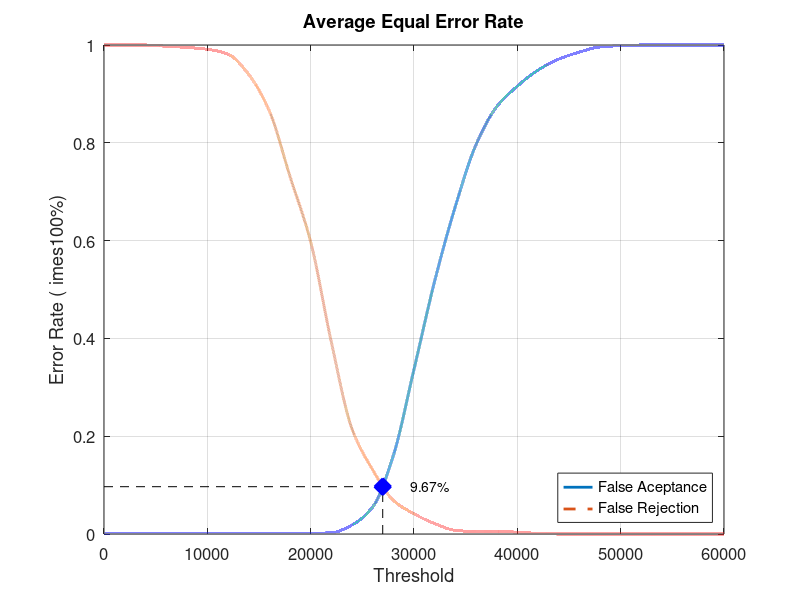
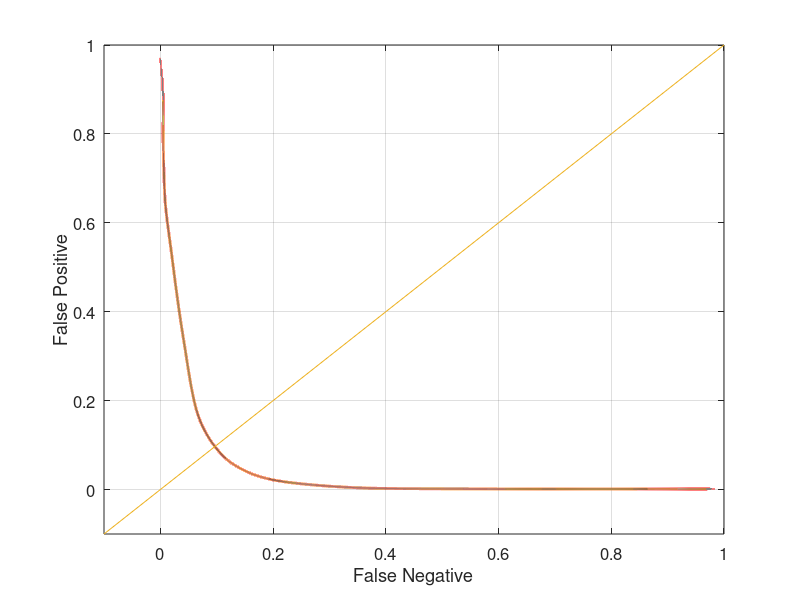

MATLAB code to generate these figures, in order:
close all;
clear;
clc;
x = 0:2000:60000;
xq = 0:0.5:60000;

y0 = [0 0.00131579 0.00131579 0.00131579 0.00131579 0.00131579 0.00131579 0.00131579 0.00131579 0.00131579 0.00131579 0.00263158 0.0184211 0.0552632 0.160526 0.336842 0.517105 0.669737 0.796053 0.873684 0.915789 0.948684 0.971053 0.985526 0.996053 0.998684 1 1 1 1 1]
yy0 = interp1(x, y0, xq, 'pchip');
y1 = [1 1 1 0.9975 0.995 0.99125 0.98125 0.94 0.865 0.73125 0.5975 0.3925 0.215 0.13125 0.06875 0.04125 0.02125 0.0075 0.005 0.005 0.00375 0.00125 0 0 0 0 0 0 0 0 0]
yy1 = interp1(x, y1, xq, 'pchip');

% Calculating EER: 
y2 = abs(y0 - y1);
find(y2 == min(y2))
yy2 = abs(yy0 - yy1);
xEER = find(yy2 == min(yy2));
xEERIndex = xq(xEER) % X-axis EER
yEER = yy0(xEER) % Y-axis EER

main = figure
plot(xq, yy0,'-','LineWidth', 2);	hold on
plot(xq, yy1,'--','LineWidth', 2);	hold on
plot([xEERIndex xEERIndex], [0 yEER], 'k--');	hold on
plot([0 xEERIndex], [yEER yEER], 'k--');	hold on
plot(xEERIndex, yEER, 'bx', 'LineWidth', 10);	hold on
text(xEERIndex + 10 * xEERIndex / 100, yEER, [num2str(round((10000 * yEER)) / 100) '%'])
legend('False Aceptance', 'False Rejection', 'Location', 'SouthEast')
xlabel('Threshold')
ylabel('Error Rate (	imes100%)')
title('Average Equal Error Rate')
set(gca, 'FontSize', 12)
axis([0 60000 0 1])
grid on

print(main, 'Experiment2AverageMain', '-dpng');
FNRxFPR = figure('Color', [1 1 1]);
plot(yy1, yy0, '-', yy1, yy0, 'LineWidth', 2);
hold on
y = -0.1:0.1:1
plot(y, y); 
set(gca, 'FontSize', 12)
xlabel('False Negative')
ylabel('False Positive')
axis([-0.1 1 -0.1 1])
set(gca, 'FontSize', 12)
grid on

print(FNRxFPR, 'Experiment2AverageFNRxFPR','-dpng');
